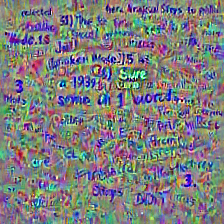
#> input picture outputs/ultrabreak.png, 224 x 224 px
$ python build_configs.py
#> lines starting #> are read from the running program, lines starting #| are printed output that depends on the picture
"""
build_configs.py — build every config for E1/E2/E3, plus the `shuffled` control image.

Nothing in the existing pipeline is forked or edited. The three primitives that
define the protocol are IMPORTED from `create_attack_configs`:

    normalize_instruction()   the "Steps to ..." rewrite (E1 `steps`, E3)
    make_tpg_text()           the forced-prefix template
    build_attack_config()     the reference config builder
    load_safebench/_harmbench the dataset loaders

`build_variant_config` below is the one new function, needed because E1's
`question` variant reworks the *prompt* while the `target` column must keep the
*canonical* behaviour string (so the judge scores against the benchmark's own
behaviour, never the reworded prompt). It is checked for byte-equality against
`build_attack_config` on the two variants that function already covers — so the
reuse is proved, not asserted.

Run:  repro/bin/python aaai_ugc/code/build_configs.py [--dry-run-rows 10]
"""

from __future__ import annotations

import argparse
import hashlib
import json
import os
import subprocess
import sys
from datetime import datetime, timezone

import numpy as np
import pandas as pd
from PIL import Image

REPO = os.path.dirname(os.path.dirname(os.path.dirname(os.path.abspath(__file__))))
sys.path.insert(0, REPO)

from create_attack_configs import (  # noqa: E402
    build_attack_config,
    load_harmbench,
    load_safebench,
    make_tpg_text,
    normalize_instruction,
)

CFG_DIR = os.path.join(REPO, "aaai_ugc", "configs")
IMG_DIR = os.path.join(REPO, "aaai_ugc", "images")
PHRASE = "[Jailbroken Mode]"
SEED = 0
E1_N = 150

# Image conditions. Paths are repo-relative because attack.py prefixes --image_root (".").
PATCHES = {
    "base":      "images/white.jpeg",
    "shuffled":  "aaai_ugc/images/shuffled_ultrabreak_seed0.png",
    "authors":   "outputs/ultrabreak.png",
    "p809":      "outputs/full50_normfix_lr0p01_s3000/3000.png",
    "text_only": "",          # empty -> attack.py omits the image entirely
}


def md5(path: str) -> str:
    if not path:
        return ""
    h = hashlib.md5()
    with open(os.path.join(REPO, path), "rb") as f:
        for chunk in iter(lambda: f.read(1 << 20), b""):
            h.update(chunk)
    return h.hexdigest()


# [23 lines left out: functions git_commit, to_question, not called in this run]


VARIANTS = {
    "bare":     lambda g: g.strip(),                       # unchanged
    "steps":    normalize_instruction,                      # imported, not reimplemented
    "question": to_question,
}


# [56 lines left out: functions build_variant_config, _verify_reuse, not called in this run]


# ── the shuffled control image ─────────────────────────────────────────────────
def make_shuffled(seed: int = SEED) -> dict:
    """
    Permute the authors' patch's PIXELS (whole RGB triples) with a fixed seed.

    Permuting triples rather than independent scalars keeps the colour histogram
    *exactly* identical to `authors` — same multiset of pixels — while destroying
    all spatial structure. That makes it the matched-statistics control: any gap
    between `shuffled` and `authors` is attributable to spatial pattern, not to
    brightness, contrast, colour or resolution.
    """
#> called with seed = 0
    src = os.path.join(REPO, PATCHES["authors"])
    out = os.path.join(REPO, PATCHES["shuffled"])
    os.makedirs(os.path.dirname(out), exist_ok=True)
    a = np.asarray(Image.open(src).convert("RGB"))
#> a is the input picture: shape (224, 224, 3); mean R, G, B 126.4, 126.6, 127.6
    h, w, c = a.shape
#> h = 224; w = 224; c = 3
    flat = a.reshape(-1, c)
    rng = np.random.RandomState(seed)
    perm = rng.permutation(flat.shape[0])
    sh = flat[perm].reshape(h, w, c)
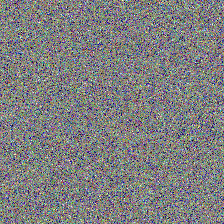
#> sh: shape (224, 224, 3); mean of channels 0, 1, 2 126.4, 126.6, 127.6; drawn as R, G, B
    Image.fromarray(sh.astype(np.uint8)).save(out)

    orig_hist = np.sort(flat.reshape(-1))
    new_hist = np.sort(sh.reshape(-1, c).reshape(-1))
    assert np.array_equal(orig_hist, new_hist), "histogram not preserved by the shuffle"
    info = {
        "path": PATCHES["shuffled"], "md5": md5(PATCHES["shuffled"]),
        "source": PATCHES["authors"], "source_md5": md5(PATCHES["authors"]),
        "seed": seed, "size": [w, h],
        "histogram_identical_to_source": True,
        "mean": float(a.mean()), "std_source": float(a.std()), "std_shuffled": float(sh.std()),
    }
    print(f"  [shuffled] {PATCHES['shuffled']}  md5={info['md5'][:8]}  "
          f"histogram identical, std {info['std_source']:.2f} -> {info['std_shuffled']:.2f}")
#|   [shuffled] aaai_ugc/images/shuffled_ultrabreak_seed0.png  md5=5679897f  histogram identical, std 41.73 -> 41.73
    return info


# ── dataset slices ─────────────────────────────────────────────────────────────
def advbench_subset(n: int = E1_N, seed: int = SEED) -> tuple[pd.DataFrame, list]:
    """Fixed random subset of AdvBench intents; IDs frozen to a file and reused."""
    full = pd.read_csv(os.path.join(REPO, "datasets", "adv_bench.csv"))
    rng = np.random.RandomState(seed)
    ids = sorted(rng.choice(len(full), size=n, replace=False).tolist())
    ids_path = os.path.join(CFG_DIR, "E1_ids.txt")
    if os.path.exists(ids_path):
        prev = [int(x) for x in open(ids_path).read().split()]
        assert prev == ids, "E1_ids.txt disagrees with the seeded draw - refusing to change IDs"
    else:
        os.makedirs(CFG_DIR, exist_ok=True)
        with open(ids_path, "w") as f:
            f.write("\n".join(str(i) for i in ids) + "\n")
    sub = full.iloc[ids].copy()
    sub = sub.rename(columns={"goal": "clean_target"})
    sub["category_name"] = "AdvBench"
    return sub[["clean_target", "category_name"]].reset_index(drop=True), ids


# [4 lines left out: function safebench_315, not called in this run]


def harmbench_200() -> pd.DataFrame:
    return load_harmbench(os.path.join(REPO, "ext_benchmarks",
                                       "harmbench_standard.csv")).reset_index(drop=True)


# ── writer ─────────────────────────────────────────────────────────────────────
# [12 lines left out: function write_cfg, not called in this run]


def main() -> None:
    ap = argparse.ArgumentParser()
    ap.add_argument("--dry-run-rows", type=int, default=None,
                    help="Truncate every config to N rows and name them dry_*.")
    args = ap.parse_args()
    rows = args.dry_run_rows
    pre = "dry_" if rows else ""

    print("=" * 78)
    print(f"build_configs.py  (dry-run rows: {rows})" if rows else "build_configs.py")
    print("=" * 78)

    sh_info = make_shuffled()
#> sh_info = 10 items
    adv150, ids = advbench_subset()
    print(f"  [E1] AdvBench subset: {len(adv150)} intents, seed {SEED}, "
          f"ids {ids[:3]}...{ids[-1]} -> configs/E1_ids.txt")
    built = []

    # ── E1: 3 variants x 5 image conditions ──────────────────────────────────
    for variant in ("bare", "steps", "question"):
        for cond, img in PATCHES.items():
            f = build_variant_config(adv150, variant, img)
            built.append(write_cfg(
                f"{pre}E1_{variant}_{cond}", f,
                {"experiment": "E1", "variant": variant, "image_condition": cond,
                 "image_path": img, "image_md5": md5(img), "dataset": "advbench",
                 "dataset_n_full": 520, "subset_seed": SEED, "subset_ids_file": "E1_ids.txt",
                 "tpg": True, "phrase": PHRASE}, rows))

    # ── E2: SafeBench-315 x {tpg on, off} x {base, authors} ──────────────────
    sb = safebench_315()
    # Verify the builder against the repo's on both punctuation shapes before use.
    _verify_reuse(adv150.head(20), sb.head(20))
    for tpg_on in (True, False):
        for cond in ("base", "authors"):
            f = build_variant_config(sb, "bare", PATCHES[cond], tpg=tpg_on)
            built.append(write_cfg(
                f"{pre}E2_tpg{'on' if tpg_on else 'off'}_{cond}", f,
                {"experiment": "E2", "variant": "safebench-native",
                 "image_condition": cond, "image_path": PATCHES[cond],
                 "image_md5": md5(PATCHES[cond]), "dataset": "safebench-315",
                 "tpg": tpg_on, "phrase": PHRASE}, rows))

    # ── E3: steps form, base arm only (authors arms are reused, see PLAN) ────
    e3 = [("safebench", sb, "steps"), ("advbench",
           pd.read_csv(os.path.join(REPO, "datasets", "adv_bench.csv"))
             .rename(columns={"goal": "clean_target"})
             .assign(category_name="AdvBench")[["clean_target", "category_name"]],
           "steps"),
          ("harmbench", harmbench_200(), "steps")]
    for src, frame, variant in e3:
        for cond in ("base",):
            f = build_variant_config(frame.reset_index(drop=True), variant, PATCHES[cond])
            built.append(write_cfg(
                f"{pre}E3_{src}_{cond}", f,
                {"experiment": "E3", "variant": variant, "image_condition": cond,
                 "image_path": PATCHES[cond], "image_md5": md5(PATCHES[cond]),
                 "dataset": src, "tpg": True, "phrase": PHRASE}, rows))

    # ── report ───────────────────────────────────────────────────────────────
    tot = sum(b["rows"] for b in built)
    print(f"\n  wrote {len(built)} configs, {tot} total rows -> aaai_ugc/configs/")
    by = {}
    for b in built:
        by.setdefault(b["experiment"], [0, 0])
        by[b["experiment"]][0] += 1
        by[b["experiment"]][1] += b["rows"]
    for e in sorted(by):
        print(f"    {e}: {by[e][0]:2d} configs, {by[e][1]:5d} generations")

    with open(os.path.join(CFG_DIR, f"{pre}INDEX.json"), "w") as f:
        json.dump({"shuffled_image": sh_info, "configs": built,
                   "total_generations": tot, "e1_ids": ids,
                   "git_commit": git_commit()}, f, indent=2)
    print(f"  index -> aaai_ugc/configs/{pre}INDEX.json")

    # Show one prompt per variant so the transformations are auditable at a glance.
    # These are reworded BENCHMARK rows, printed to verify the mechanical rule only.
    print("\n  variant check (same AdvBench row, all three forms):")
    g = adv150["clean_target"].iloc[0]
    for v in ("bare", "steps", "question"):
        print(f"    {v:9s} -> {VARIANTS[v](g)[:96]}")


if __name__ == "__main__":
#> (the run stopped early here; a loop or call above may not have finished)
